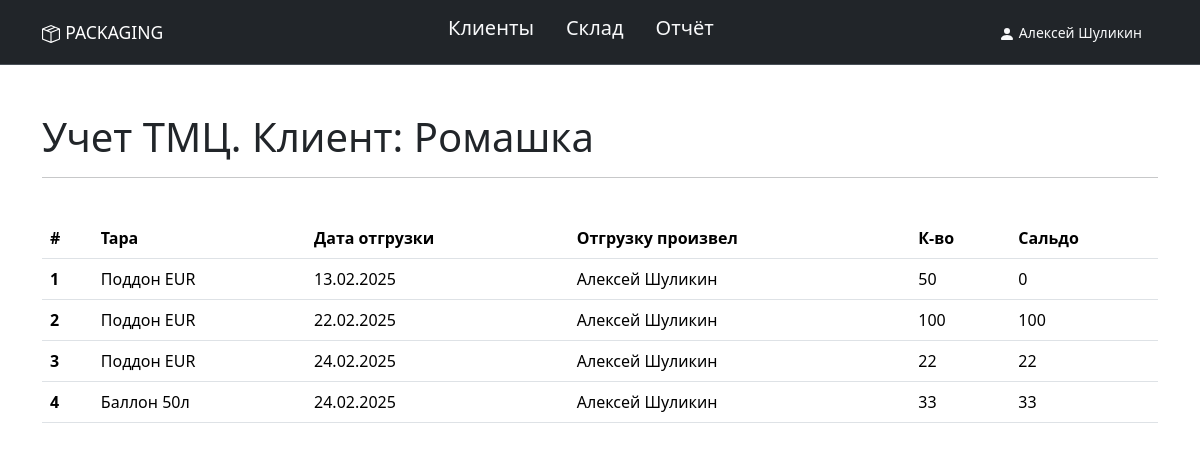
The page /historyclient/1/ (signed in) on the database its author committed.
### users/models.py (models this page shows, shortened)
class User(AbstractUser):
    OPTION_ONE = 'admin'
    OPTION_TWO = 'manager'
    OPTION_THREE = 'worker'
    OPTIONS = [
        (OPTION_ONE, 'Администратор'),
        (OPTION_TWO, 'Менеджер'),
        (OPTION_THREE, 'Работник'),
    ]
    position = models.CharField(
        'Статус',
        max_length=10,
        choices=OPTIONS,
        default=OPTION_ONE
    )
    first_name = models.CharField(
        'Имя',
        max_length=50
    )
    last_name = models.CharField(
        'Фамилия',
        max_length=50
    )
    avatar = models.ImageField(
        'Аватар',
        upload_to='user/',
        blank=True, null=True
    )
    phone_number = models.CharField(
        'Телефон',
        max_length=15,
        blank=True,
        null=True
    )
    address = models.TextField(
        'Адрес',
        blank=True,
        null=True
    )
    email = models.EmailField(unique=True)
    created_at = models.DateTimeField("Дата создания", auto_now_add=True)
    updated_at = models.DateTimeField("Дата обновления", auto_now=True)
    class Meta:
        verbose_name = 'сотрудника'
        verbose_name_plural = 'Сотрудники'

class Client(models.Model):
    company_name = models.CharField(
        'Компания',
        max_length=100,
        blank=True,
        null=True
    )
    first_name = models.CharField(
        'Имя',
        max_length=50
    )
    last_name = models.CharField(
        'Фамилия',
        max_length=50,
        blank=True,
        null=True
    )
    phone_number = models.CharField(
        'Телефон',
        max_length=15,
        null=False,
        blank=False,
    )
    address = models.TextField(
        'Адрес',
        blank=True,
        null=True
    )
    class Meta:
        verbose_name = 'клиента'
        verbose_name_plural = 'Клиенты'
    created_at = models.DateTimeField("Дата создания", auto_now_add=True)
    updated_at = models.DateTimeField("Дата обновления", auto_now=True)

### registration/models.py (models this page shows, shortened)
class BaseClass(Model):
    packing = ForeignKey(
        Packing,
        on_delete=CASCADE,
        verbose_name='Тара',
    )
    user = ForeignKey(
        User,
        on_delete=CASCADE,
        verbose_name='Пользователь',
    )
    created_at = DateTimeField(
        'Дата записи',
        auto_now_add=True,
    )
    amount = IntegerField(
        'Количество',
        null=False,
        blank=False,
    )
    text = TextField(
        'Комментарий',
        null=True,
        blank=True,
    )
    class Meta:
        abstract = True

class Extradition(BaseClass):
    client = ForeignKey(
        Client,
        on_delete=CASCADE,
        verbose_name='Клиент',
    )
    balance_storage = IntegerField(
        'Остаток',
        null=False,
        blank=False,
    )
    class Meta:
        verbose_name = 'Выдача'
        verbose_name_plural = 'Выдача'

class Packing(Model):
    name = CharField(
        'Наименование',
        max_length=CHAR_MAX,
        db_index=True,
    )
    text = TextField(
        'Комментарий',
        null=True,
        blank=True,
    )
    balance = IntegerField(
        'в наличии',
        default=0,
    )
    class Meta:
        verbose_name = 'тару'
        verbose_name_plural = 'Тара'

### registration/views.py (the view)
@login_required
def history_table_client(request, client_id):
    client = get_object_or_404(Client, pk=client_id)
    table = Extradition.objects.filter(
        client_id=client_id,
    ).select_related('client').order_by('client_id')
    context = {'client': client, 'table': table}
    return render(request, 'registration/history-client.html', context)

### templates/registration/history-client.html (shortened to what this page needs)
{% extends "base.html" %}
{% load django_bootstrap5 %}
{% load bootstrap_icons %}
{% load static %}
{% block content %}
<main>
    <div class="container py-5">
      <h1 class="display-6">Учет ТМЦ. Клиент: {{ client.company_name }}
      </h1>
      <hr>
        {% if table %}
        <br>
          <table class="table">
            <thead>
              <tr>
                <th scope="col">#</th>
                <th scope="col">Тара</th>
                <th scope="col">Дата отгрузки</th>
                <th scope="col">Отгрузку произвел</th>
                <th scope="col">К-во </th>
                <th scope="col">Сальдо</th>
              </tr>
            </thead>
            <tbody>
              {% for extradition in table %}
              <tr>
                <th scope="row">{{ forloop.counter }}</th>
                <td>{{ extradition.packing.name }}</td>
                <td>{{ extradition.created_at|date:"d.m.Y"  }}</td>
                <td>{{ extradition.user.first_name }} {{ extradition.user.last_name }}</td>
                <td>{{ extradition.amount }}</td>
                <td>{{ extradition.balance_storage }}</td>
              </tr>
              {% endfor %}
            </tbody>
          </table>
        {% else %}
        <strong>Статус: </strong> отсутствует <hr>
        {% endif %}
    </div>
</main>
{% endblock %}

### templates/includes/header.html (shortened to what this page needs)
{% load static %}
{% load bootstrap_icons %}
<header>
  <nav class="navbar bg-dark border-bottom border-bottom-dark" data-bs-theme="dark">
    <div class="container">
      <a class="navbar-brand" href="{% url 'registration:index' %}">
        <small>PACKAGING</small>
      </a>
      <ul class="nav justify-content-center">
        {% if user.position == 'admin' %}
          <li class="nav-item">
            <a class="nav-link  link-light" href="{% url 'registration:clients' %}">
              <h5>Клиенты</h5>
            </a>
          </li>
          <li class="nav-item">
            <a class="nav-link  link-light" href="{% url 'registration:packing' %}">
              <h5>Склад</h5>
            </a>
          </li>
          <li class="nav-item">
            <a class="nav-link  link-light" href="{% url 'registration:report' %}">
              <h5>Отчёт</h5>
            </a>
          </li>
        {% endif %}
      </ul>
      <ul class="nav justify-content-end">
        {% if user.is_authenticated %}
            <div class="btn-group" role="group" aria-label="Basic outlined example">
              <a class="nav-link  link-light" href="{% url 'users:personal_account' user.id %}" >
                <svg xmlns="http://www.w3.org/2000/svg" width="16" height="16" fill="currentColor" class="bi bi-person-fill" viewBox="0 0 16 16">
                  <path d="M3 14s-1 0-1-1 1-4 6-4 6 3 6 4-1 1-1 1H3Zm5-6a3 3 0 1 0 0-6 3 3 0 0 0 0 6Z"/>
                </svg>
                <small>{{ user.first_name }} {{ user.last_name }}</small>
              </a>
            </div>
          {% else %}
            <div class="btn-group" role="group" aria-label="Basic outlined example">укцу
            </div>
          {% endif %}
      </ul>
    </div>
  </nav>
</header>

### rows shown on the page
User: first_name "Алексей", last_name "Шуликин"
Client: company_name "Ромашка"
Extradition: packing.name "Поддон EUR", created_at "13.02.2025", user.first_name "Алексей", user.last_name "Шуликин", amount "50", balance_storage "0"
Extradition: packing.name "Поддон EUR", created_at "22.02.2025", user.first_name "Алексей", user.last_name "Шуликин", amount "100", balance_storage "100"
Extradition: packing.name "Поддон EUR", created_at "24.02.2025", user.first_name "Алексей", user.last_name "Шуликин", amount "22", balance_storage "22"
Extradition: packing.name "Баллон 50л", created_at "24.02.2025", user.first_name "Алексей", user.last_name "Шуликин", amount "33", balance_storage "33"
